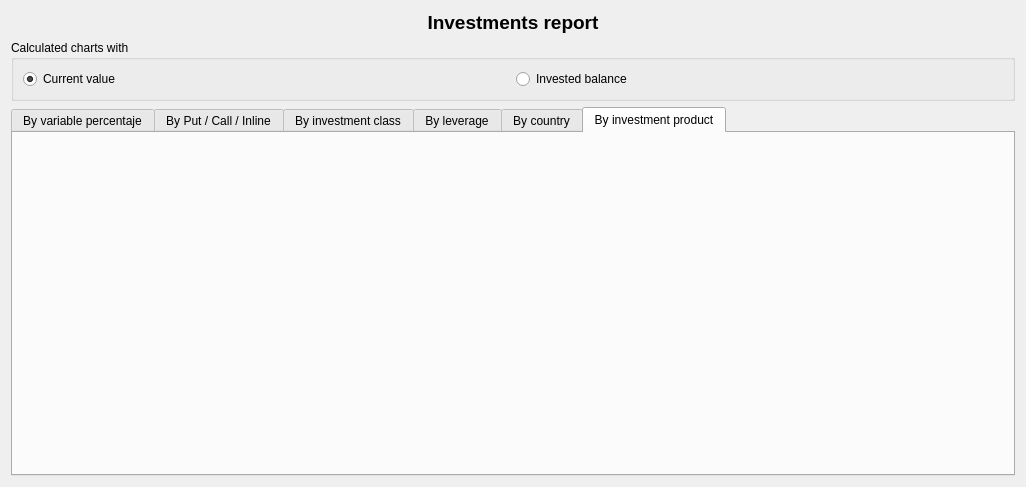
<?xml version="1.0" encoding="UTF-8"?>
<ui version="4.0">
 <class>wdgInformeClases</class>
 <widget class="QWidget" name="wdgInformeClases">
  <property name="geometry">
   <rect>
    <x>0</x>
    <y>0</y>
    <width>1026</width>
    <height>487</height>
   </rect>
  </property>
  <property name="sizePolicy">
   <sizepolicy hsizetype="Expanding" vsizetype="Expanding">
    <horstretch>0</horstretch>
    <verstretch>0</verstretch>
   </sizepolicy>
  </property>
  <layout class="QHBoxLayout" name="_2">
   <item>
    <layout class="QVBoxLayout" name="verticalLayout">
     <item>
      <widget class="QLabel" name="lbl">
       <property name="font">
        <font>
         <pointsize>14</pointsize>
         <weight>75</weight>
         <bold>true</bold>
        </font>
       </property>
       <property name="text">
        <string>Investments report</string>
       </property>
       <property name="alignment">
        <set>Qt::AlignCenter</set>
       </property>
      </widget>
     </item>
     <item>
      <widget class="QGroupBox" name="groupBox">
       <property name="title">
        <string>Calculated charts with</string>
       </property>
       <layout class="QHBoxLayout" name="horizontalLayout_8">
        <item>
         <layout class="QHBoxLayout" name="horizontalLayout_5">
          <item>
           <widget class="QRadioButton" name="radCurrent">
            <property name="text">
             <string>Current value</string>
            </property>
            <property name="checked">
             <bool>true</bool>
            </property>
           </widget>
          </item>
          <item>
           <widget class="QRadioButton" name="radInvested">
            <property name="text">
             <string>Invested balance</string>
            </property>
           </widget>
          </item>
         </layout>
        </item>
       </layout>
      </widget>
     </item>
     <item>
      <widget class="QTabWidget" name="tab">
       <property name="currentIndex">
        <number>5</number>
       </property>
       <widget class="QWidget" name="tabTPCVariable">
        <attribute name="title">
         <string>By variable percentaje</string>
        </attribute>
        <layout class="QHBoxLayout" name="horizontalLayout_2">
         <item>
          <layout class="QHBoxLayout" name="layTPC"/>
         </item>
        </layout>
       </widget>
       <widget class="QWidget" name="tabPCI">
        <attribute name="title">
         <string>By Put / Call / Inline</string>
        </attribute>
        <layout class="QHBoxLayout" name="horizontalLayout">
         <item>
          <layout class="QVBoxLayout" name="layPCI">
           <item>
            <widget class="QLabel" name="lblPCI">
             <property name="text">
              <string/>
             </property>
             <property name="scaledContents">
              <bool>true</bool>
             </property>
            </widget>
           </item>
          </layout>
         </item>
        </layout>
       </widget>
       <widget class="QWidget" name="tabTipo">
        <attribute name="title">
         <string>By investment class</string>
        </attribute>
        <layout class="QHBoxLayout" name="horizontalLayout_3">
         <item>
          <layout class="QVBoxLayout" name="layTipo">
           <item>
            <widget class="QLabel" name="lblTipos">
             <property name="text">
              <string/>
             </property>
             <property name="scaledContents">
              <bool>true</bool>
             </property>
            </widget>
           </item>
          </layout>
         </item>
        </layout>
       </widget>
       <widget class="QWidget" name="tab_2">
        <attribute name="title">
         <string>By leverage</string>
        </attribute>
        <layout class="QHBoxLayout" name="horizontalLayout_4">
         <item>
          <layout class="QVBoxLayout" name="layApalancado"/>
         </item>
        </layout>
       </widget>
       <widget class="QWidget" name="tab_3">
        <attribute name="title">
         <string>By country</string>
        </attribute>
        <layout class="QHBoxLayout" name="horizontalLayout_6">
         <item>
          <layout class="QHBoxLayout" name="layCountry"/>
         </item>
        </layout>
       </widget>
       <widget class="QWidget" name="tab_4">
        <attribute name="title">
         <string>By investment product</string>
        </attribute>
        <layout class="QHBoxLayout" name="horizontalLayout_7">
         <item>
          <layout class="QHBoxLayout" name="layProduct"/>
         </item>
        </layout>
       </widget>
      </widget>
     </item>
    </layout>
   </item>
  </layout>
 </widget>
 <resources>
  <include location="../images/xulpymoney.qrc"/>
 </resources>
 <connections/>
</ui>
